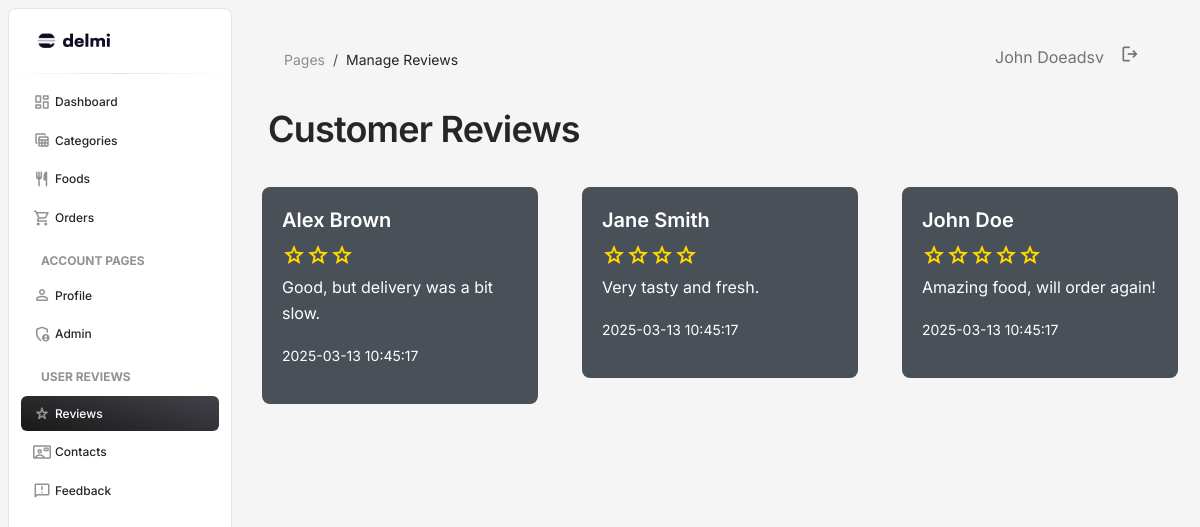
Screenshot of /admin/pages/manage-reviews.php (signed in) with the database file from the repository.
### tables this page shows
CREATE TABLE `tbl_reviews` (
  `id` int(11) NOT NULL,
  `reviewer_name` varchar(100) NOT NULL,
  `rating` int(11) NOT NULL CHECK (`rating` >= 1 and `rating` <= 5),
  `review` text NOT NULL,
  `created_at` timestamp NOT NULL DEFAULT current_timestamp()
);

### admin/pages/manage-reviews.php (the view, shortened to what this page needs)
<?php
    include('../db.php');
$sql = "SELECT * FROM tbl_reviews ORDER BY id DESC";
$result = $conn->query($sql);
?>
<!DOCTYPE html>
<html lang="en">
<head>
    <link href="../assets/css/nucleo-icons.css" rel="stylesheet" />
    <link href="../assets/css/nucleo-svg.css" rel="stylesheet" />
    <link id="pagestyle" href="../assets/css/material-dashboard.css?v=3.2.0" rel="stylesheet" />
</head>
<body class="g-sidenav-show bg-gray-100">
    <?php include('sidebar.php'); ?>
    <main class="main-content position-relative max-height-vh-100 h-100 border-radius-lg">
        <div class="container-fluid py-2">
            <?php include('navbar.php'); ?>
            <div class="row">
                <div class="col-12">
                    <h2 class="text-dark text-capitalize ps-3">Customer Reviews</h2>
                    <div class="row my-4">
                        <?php
                        if ($result->num_rows > 0) {
                            while ($row = $result->fetch_assoc()) {
                        ?>
                        <div class="col-md-4">
                            <div class="review-card">
                                <h5 class="text-white"><?= htmlspecialchars($row['reviewer_name']) ?></h5>
                                <div class=" star-rating">
                                    <?php
                                    for ($i = 1; $i <= 5; $i++) {
                                        if ($i <= $row['rating']) {
                                            echo '<span class="material-symbols-outlined">star</span>';
                                        } else {
                                            echo '';
                                        }
                                    }
                                    ?>
                                </div>
                                <p class="text-white"><?= htmlspecialchars($row['review']) ?></p>
                                <p class="text-white"><small><?= htmlspecialchars($row['created_at']) ?></small></p>
                            </div>
                        </div>
                        <?php
                            }
                        } else {
                            echo "<p class='text-center'>No reviews available</p>";
                        }
                        ?>
                    </div>
                </div>
            </div>
        </div>
    </main>
</body>
</html>

### admin/pages/manage-reviews.php (style rules this page uses)
body { background-color: #343a40; color: white; }
.review-card { background-color: #495057; border-radius: 8px; padding: 20px; margin: 10px; min-height: 180px; }
.star-rating { color: #FFD700; }

### rows the page displays
tbl_reviews: reviewer_name "Alex Brown", rating 3 (drawn), review "Good, but delivery was a bit slow.", created_at "2025-03-13 10:45:17"
tbl_reviews: reviewer_name "Jane Smith", rating 4 (drawn), review "Very tasty and fresh.", created_at "2025-03-13 10:45:17"
tbl_reviews: reviewer_name "John Doe", rating 5 (drawn), review "Amazing food, will order again!", created_at "2025-03-13 10:45:17"

### other values shown
$page_title "Manage Reviews"
$admin_name "John Doeadsv"
